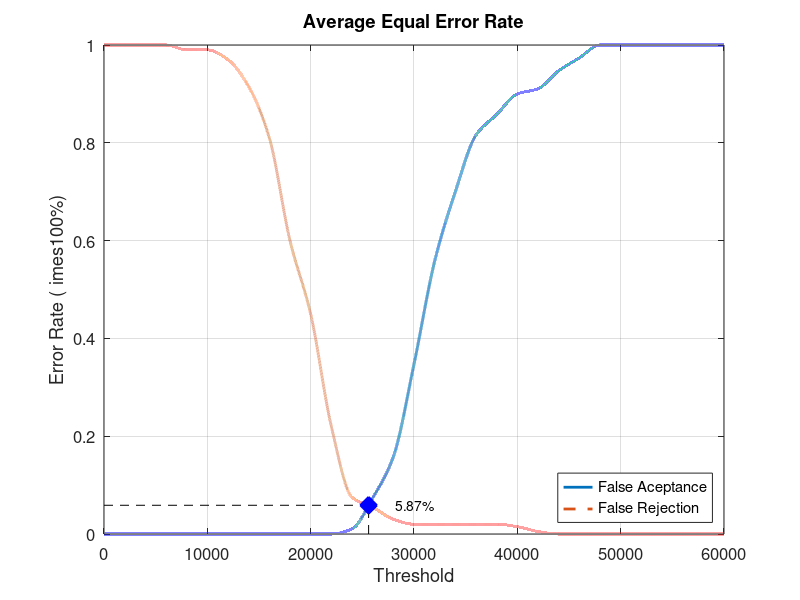
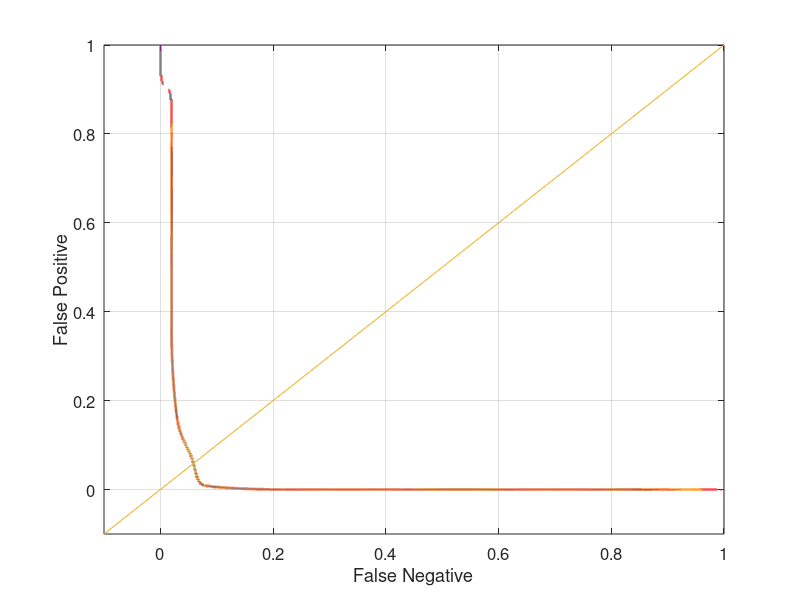

Write MATLAB code to recreate these figures, in order.
close all;
clear;
clc;
x = 0:2000:60000;
xq = 0:0.5:60000;

y0 = [0 0 0 0 0 0 0 0 0 0 0 0 0.0105263 0.0736842 0.157895 0.347368 0.557895 0.7 0.815789 0.857895 0.9 0.910526 0.947368 0.973684 1 1 1 1 1 1 1]
yy0 = interp1(x, y0, xq, 'pchip');
y1 = [1 1 1 1 0.99 0.99 0.97 0.915 0.81 0.6 0.45 0.22 0.075 0.055 0.03 0.02 0.02 0.02 0.02 0.02 0.015 0.005 0 0 0 0 0 0 0 0 0]
yy1 = interp1(x, y1, xq, 'pchip');

% Calculating EER: 
y2 = abs(y0 - y1);
find(y2 == min(y2))
yy2 = abs(yy0 - yy1);
xEER = find(yy2 == min(yy2));
xEERIndex = xq(xEER) % X-axis EER
yEER = yy0(xEER) % Y-axis EER

main = figure
plot(xq, yy0,'-','LineWidth', 2);	hold on
plot(xq, yy1,'--','LineWidth', 2);	hold on
plot([xEERIndex xEERIndex], [0 yEER], 'k--');	hold on
plot([0 xEERIndex], [yEER yEER], 'k--');	hold on
plot(xEERIndex, yEER, 'bx', 'LineWidth', 10);	hold on
text(xEERIndex + 10 * xEERIndex / 100, yEER, [num2str(round((10000 * yEER)) / 100) '%'])
legend('False Aceptance', 'False Rejection', 'Location', 'SouthEast')
xlabel('Threshold')
ylabel('Error Rate (	imes100%)')
title('Average Equal Error Rate')
set(gca, 'FontSize', 12)
axis([0 60000 0 1])
grid on

print(main, 'Database5_2Main', '-dpng');
FNRxFPR = figure('Color', [1 1 1]);
plot(yy1, yy0, '-', yy1, yy0, 'LineWidth', 2);
hold on
y = -0.1:0.1:1
plot(y, y); 
set(gca, 'FontSize', 12)
xlabel('False Negative')
ylabel('False Positive')
axis([-0.1 1 -0.1 1])
set(gca, 'FontSize', 12)
grid on

print(FNRxFPR, 'Database5_2FNRxFPR','-dpng');
